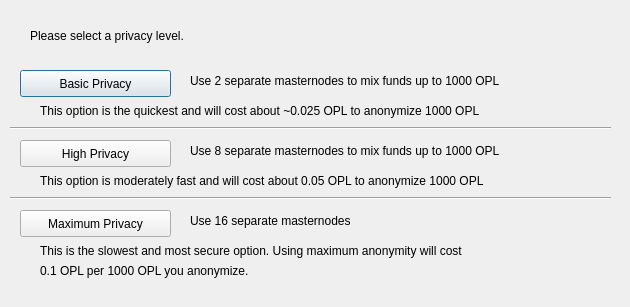
<?xml version="1.0" encoding="UTF-8"?>
<ui version="4.0">
 <class>DarksendConfig</class>
 <widget class="QDialog" name="DarksendConfig">
  <property name="geometry">
   <rect>
    <x>0</x>
    <y>0</y>
    <width>630</width>
    <height>307</height>
   </rect>
  </property>
  <property name="windowTitle">
   <string>Configure PrivateSend</string>
  </property>
  <widget class="QPushButton" name="buttonBasic">
   <property name="geometry">
    <rect>
     <x>20</x>
     <y>70</y>
     <width>151</width>
     <height>27</height>
    </rect>
   </property>
   <property name="text">
    <string>Basic Privacy</string>
   </property>
  </widget>
  <widget class="QPushButton" name="buttonHigh">
   <property name="geometry">
    <rect>
     <x>20</x>
     <y>140</y>
     <width>151</width>
     <height>27</height>
    </rect>
   </property>
   <property name="text">
    <string>High Privacy</string>
   </property>
  </widget>
  <widget class="QPushButton" name="buttonMax">
   <property name="geometry">
    <rect>
     <x>20</x>
     <y>210</y>
     <width>151</width>
     <height>27</height>
    </rect>
   </property>
   <property name="text">
    <string>Maximum Privacy</string>
   </property>
  </widget>
  <widget class="QLabel" name="label">
   <property name="geometry">
    <rect>
     <x>30</x>
     <y>20</y>
     <width>571</width>
     <height>31</height>
    </rect>
   </property>
   <property name="text">
    <string>Please select a privacy level.</string>
   </property>
  </widget>
  <widget class="QLabel" name="label_2">
   <property name="geometry">
    <rect>
     <x>190</x>
     <y>70</y>
     <width>421</width>
     <height>21</height>
    </rect>
   </property>
   <property name="text">
    <string>Use 2 separate masternodes to mix funds up to 1000 OPL</string>
   </property>
  </widget>
  <widget class="QLabel" name="label_3">
   <property name="geometry">
    <rect>
     <x>190</x>
     <y>140</y>
     <width>411</width>
     <height>21</height>
    </rect>
   </property>
   <property name="text">
    <string>Use 8 separate masternodes to mix funds up to 1000 OPL</string>
   </property>
  </widget>
  <widget class="QLabel" name="label_4">
   <property name="geometry">
    <rect>
     <x>190</x>
     <y>210</y>
     <width>421</width>
     <height>21</height>
    </rect>
   </property>
   <property name="text">
    <string>Use 16 separate masternodes</string>
   </property>
  </widget>
  <widget class="QLabel" name="label_6">
   <property name="geometry">
    <rect>
     <x>40</x>
     <y>100</y>
     <width>561</width>
     <height>21</height>
    </rect>
   </property>
   <property name="text">
    <string>This option is the quickest and will cost about ~0.025 OPL to anonymize 1000 OPL</string>
   </property>
  </widget>
  <widget class="QLabel" name="label_7">
   <property name="geometry">
    <rect>
     <x>40</x>
     <y>170</y>
     <width>561</width>
     <height>21</height>
    </rect>
   </property>
   <property name="text">
    <string>This option is moderately fast and will cost about 0.05 OPL to anonymize 1000 OPL</string>
   </property>
  </widget>
  <widget class="QLabel" name="label_8">
   <property name="geometry">
    <rect>
     <x>40</x>
     <y>240</y>
     <width>561</width>
     <height>21</height>
    </rect>
   </property>
   <property name="text">
    <string>This is the slowest and most secure option. Using maximum anonymity will cost</string>
   </property>
  </widget>
  <widget class="QLabel" name="label_9">
   <property name="geometry">
    <rect>
     <x>40</x>
     <y>260</y>
     <width>561</width>
     <height>21</height>
    </rect>
   </property>
   <property name="text">
    <string>0.1 OPL per 1000 OPL you anonymize.</string>
   </property>
  </widget>
  <widget class="Line" name="line">
   <property name="geometry">
    <rect>
     <x>10</x>
     <y>120</y>
     <width>601</width>
     <height>16</height>
    </rect>
   </property>
   <property name="orientation">
    <enum>Qt::Horizontal</enum>
   </property>
  </widget>
  <widget class="Line" name="line_2">
   <property name="geometry">
    <rect>
     <x>10</x>
     <y>190</y>
     <width>601</width>
     <height>16</height>
    </rect>
   </property>
   <property name="orientation">
    <enum>Qt::Horizontal</enum>
   </property>
  </widget>
 </widget>
 <resources/>
 <connections/>
</ui>
